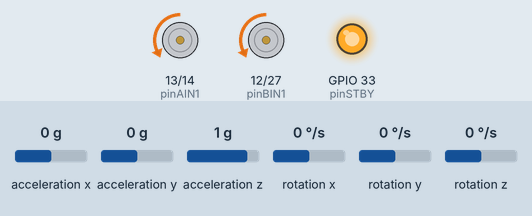
Bench run of a sketch on a simulated ESP32. On the bench: motor-driver pin pairs drawn as motors (green arrow = first pin HIGH = forward, orange = second pin HIGH = backward, longer = more drive, scaled by the enable pin, stopped while the standby pin is LOW), output pins drawn as LEDs (lit = HIGH). The test bench sets the inputs (shaded band); at power-on: acceleration y 0 g, rotation x 0 °/s, acceleration z 1 g, acceleration x 0 g, rotation y 0 °/s, rotation z 0 °/s. What the sketch prints to the serial monitor is not drawn.

Above: at 1.2 s.
1.3 s: acceleration y set to -1.4 g
3.0 s: rotation x set to 100 °/s
At 4.7 s:
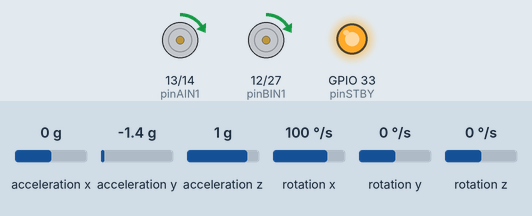
6.0 s: acceleration z set to -0.1 g
9.0 s: acceleration x set to -1.4 g
At 11.2 s:
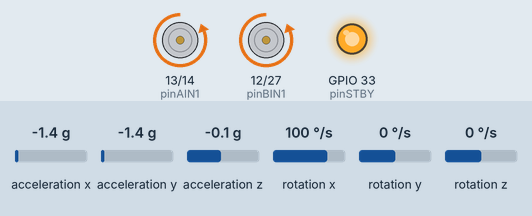
11.5 s: rotation x set to 0 °/s
At 13.8 s:
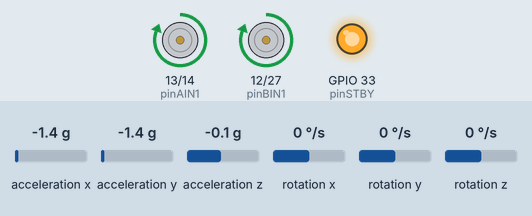
14.5 s: acceleration y set to 1.4 g
At 15.49 s:
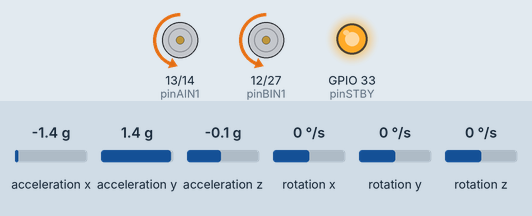
Timing chart, 0 to 17.5 s (numbered marks = the images above; inputs shaded):
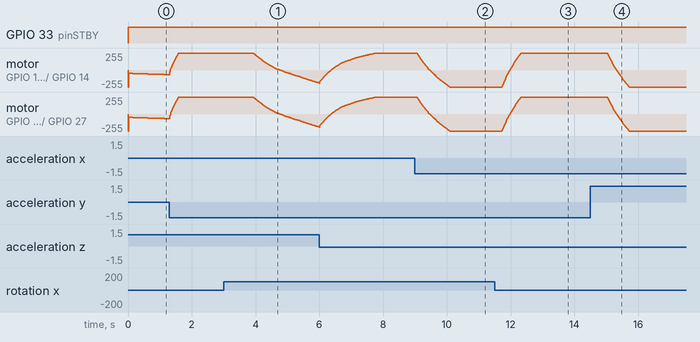

The sketch:

Codigo_Final.ino
```cpp
#include "Wire.h"
#include "I2Cdev.h"
#include "MPU6050.h"

MPU6050 sensor;

// Definiciones de pines de motores
const int pinPWMA = 26;
const int pinAIN2 = 14;
const int pinAIN1 = 13;
const int pinPWMB = 25;
const int pinBIN1 = 12;
const int pinBIN2 = 27;
const int pinSTBY = 33;

// Variables del sensor MPU6050
int16_t ax, ay, az;
int16_t gx, gy, gz;
long tiempo_prev;
float dt;
float ang_x, ang_y;
float ang_x_prev, ang_y_prev;

// Variables PID
float Kp = 17; // Ajusta estos valores para mayor peso y centro de gravedad bajo
float Ki = 5;
float Kd = 0.35;
float integral = 0.0;
float derivative = 0.0;
float previous_error = 0.0;


void setup() {
    Serial.begin(115200);
    Wire.begin(21, 22);
    sensor.initialize();

    // Configurar pines de motores
    pinMode(pinAIN2, OUTPUT);
    pinMode(pinAIN1, OUTPUT);
    pinMode(pinPWMA, OUTPUT);
    pinMode(pinBIN1, OUTPUT);
    pinMode(pinBIN2, OUTPUT);
    pinMode(pinPWMB, OUTPUT);
    pinMode(pinSTBY, OUTPUT);
}

void loop() {
    // Obtener datos del MPU6050
    sensor.getAcceleration(&ax, &ay, &az);
    sensor.getRotation(&gx, &gy, &gz);

    // Calcular ángulos con el acelerómetro
    float accel_ang_x = atan(ay / sqrt(pow(ax, 2) + pow(az, 2))) * (180.0 / PI);
    float accel_ang_y = atan(-ax / sqrt(pow(ay, 2) + pow(az, 2))) * (180.0 / PI);

    // Calcular ángulo de rotación con giroscopio y filtro complementario
    dt = (millis() - tiempo_prev) / 1000.0;
    tiempo_prev = millis();
    ang_x = 0.98 * (ang_x_prev + (gx / 131.0) * dt) + 0.02 * accel_ang_x;
    ang_y = 0.98 * (ang_y_prev + (gy / 131.0) * dt) + 0.02 * accel_ang_y;

    ang_x_prev = ang_x;
    ang_y_prev = ang_y;

    // Control del péndulo invertido usando PID
    float desired_angle = -3.0; // Ángulo deseado para mantener el equilibrio
    float error = desired_angle - ang_x; // Calcular error

    integral += error * dt;
    derivative = (error - previous_error) / dt;

    float motor_speed = Kp * error + Ki * integral + Kd * derivative;

    // Controlar los motores
    enableMotors();
    moveMotor(pinPWMA, pinAIN1, pinAIN2, motor_speed);
    moveMotor(pinPWMB, pinBIN1, pinBIN2, motor_speed);

    // Mostrar los ángulos y la velocidad de los motores
    Serial.print("Rotación en X: ");
    Serial.print(ang_x);
    Serial.print(", Error: ");
    Serial.print(error);
    Serial.print(", Velocidad de los motores: ");
    Serial.println(motor_speed);

    // Actualizar el error anterior
    previous_error = error;

    //delay(1); // Reducir el tiempo de espera para aumentar la frecuencia de muestreo
}

// Funciones adicionales
void moveMotor(int pinPWM, int pinIN1, int pinIN2, float speed) {
    if (speed > 0) {
        digitalWrite(pinIN1, HIGH);
        digitalWrite(pinIN2, LOW);
        analogWrite(pinPWM, speed);
        Serial.print("Moviendo motor hacia adelante con velocidad: ");
        Serial.println(speed);
    } else {
        digitalWrite(pinIN1, LOW);
        digitalWrite(pinIN2, HIGH);
        analogWrite(pinPWM, -speed);
        Serial.print("Moviendo motor hacia atrás con velocidad: ");
        Serial.println(-speed);
    }
}

void enableMotors() {
    digitalWrite(pinSTBY, HIGH);
}

void disableMotors() {
    digitalWrite(pinSTBY, LOW);
}
```

Measured:
- after the input at 9.0 s, motor on GPIO 13 (pinAIN1) / GPIO 14 (pinAIN2), motor on GPIO 12 (pinBIN1) / GPIO 27 (pinBIN2): moves from forward 255/255 to backward 255/255 over 1.0 s, starting after 0.06 s
- after the input at 11.5 s, motor on GPIO 13 (pinAIN1) / GPIO 14 (pinAIN2): moves from backward 255/255 to forward 255/255 over 0.61 s, starting after 0.22 s; motor on GPIO 12 (pinBIN1) / GPIO 27 (pinBIN2): moves from backward 255/255 to forward 255/255 over 0.62 s, starting after 0.22 s
- after the input at 14.5 s, motor on GPIO 13 (pinAIN1) / GPIO 14 (pinAIN2), motor on GPIO 12 (pinBIN1) / GPIO 27 (pinBIN2): moves from forward 255/255 to backward 255/255 over 0.69 s, starting after 0.53 s
